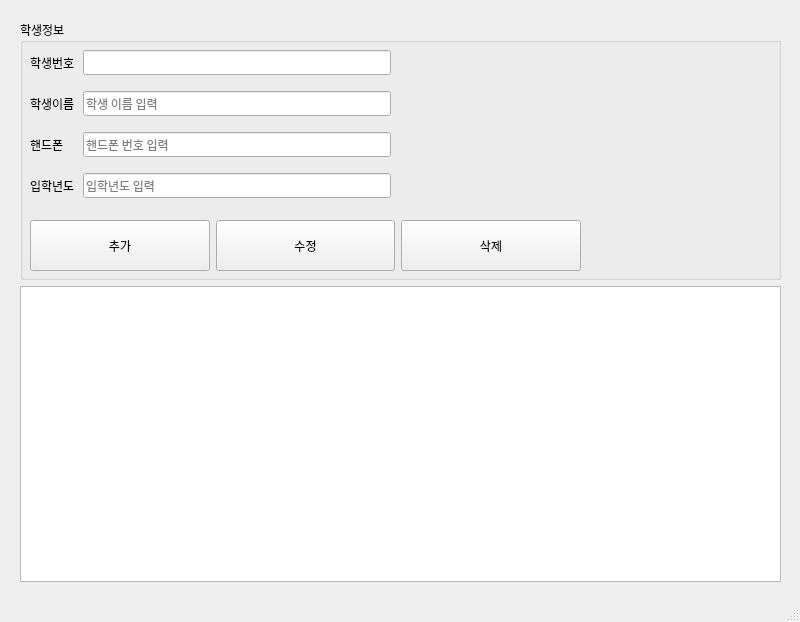
<?xml version="1.0" encoding="UTF-8"?>
<ui version="4.0">
 <class>MainWindow</class>
 <widget class="QMainWindow" name="MainWindow">
  <property name="geometry">
   <rect>
    <x>0</x>
    <y>0</y>
    <width>800</width>
    <height>600</height>
   </rect>
  </property>
  <property name="sizePolicy">
   <sizepolicy hsizetype="Fixed" vsizetype="Fixed">
    <horstretch>0</horstretch>
    <verstretch>0</verstretch>
   </sizepolicy>
  </property>
  <property name="maximumSize">
   <size>
    <width>800</width>
    <height>600</height>
   </size>
  </property>
  <property name="font">
   <font>
    <family>NanumGothic</family>
    <pointsize>9</pointsize>
   </font>
  </property>
  <property name="windowTitle">
   <string>MainWindow</string>
  </property>
  <widget class="QWidget" name="centralwidget">
   <property name="minimumSize">
    <size>
     <width>800</width>
     <height>600</height>
    </size>
   </property>
   <widget class="QWidget" name="verticalLayoutWidget">
    <property name="geometry">
     <rect>
      <x>20</x>
      <y>20</y>
      <width>761</width>
      <height>562</height>
     </rect>
    </property>
    <layout class="QVBoxLayout" name="verticalLayout">
     <item>
      <layout class="QHBoxLayout" name="horizontalLayout">
       <property name="sizeConstraint">
        <enum>QLayout::SetFixedSize</enum>
       </property>
       <item>
        <widget class="QGroupBox" name="groupBox">
         <property name="enabled">
          <bool>true</bool>
         </property>
         <property name="sizePolicy">
          <sizepolicy hsizetype="MinimumExpanding" vsizetype="Minimum">
           <horstretch>0</horstretch>
           <verstretch>0</verstretch>
          </sizepolicy>
         </property>
         <property name="minimumSize">
          <size>
           <width>0</width>
           <height>0</height>
          </size>
         </property>
         <property name="title">
          <string>학생정보</string>
         </property>
         <widget class="QWidget" name="verticalLayoutWidget_2">
          <property name="geometry">
           <rect>
            <x>10</x>
            <y>20</y>
            <width>361</width>
            <height>171</height>
           </rect>
          </property>
          <layout class="QVBoxLayout" name="verticalLayout_2">
           <item>
            <layout class="QHBoxLayout" name="horizontalLayout_3">
             <item>
              <widget class="QLabel" name="label">
               <property name="text">
                <string>학생번호 </string>
               </property>
              </widget>
             </item>
             <item>
              <widget class="QLineEdit" name="input_std_id">
               <property name="enabled">
                <bool>true</bool>
               </property>
               <property name="inputMask">
                <string/>
               </property>
               <property name="dragEnabled">
                <bool>false</bool>
               </property>
               <property name="readOnly">
                <bool>true</bool>
               </property>
               <property name="clearButtonEnabled">
                <bool>false</bool>
               </property>
              </widget>
             </item>
            </layout>
           </item>
           <item>
            <layout class="QHBoxLayout" name="horizontalLayout_4">
             <item>
              <widget class="QLabel" name="label_2">
               <property name="text">
                <string>학생이름 </string>
               </property>
              </widget>
             </item>
             <item>
              <widget class="QLineEdit" name="input_std_name">
               <property name="inputMask">
                <string/>
               </property>
               <property name="frame">
                <bool>true</bool>
               </property>
               <property name="placeholderText">
                <string>학생 이름 입력</string>
               </property>
              </widget>
             </item>
            </layout>
           </item>
           <item>
            <layout class="QHBoxLayout" name="horizontalLayout_5">
             <item>
              <widget class="QLabel" name="label_3">
               <property name="text">
                <string>핸드폰     </string>
               </property>
              </widget>
             </item>
             <item>
              <widget class="QLineEdit" name="input_std_mobile">
               <property name="inputMask">
                <string/>
               </property>
               <property name="placeholderText">
                <string>핸드폰 번호 입력</string>
               </property>
              </widget>
             </item>
            </layout>
           </item>
           <item>
            <layout class="QHBoxLayout" name="horizontalLayout_6">
             <item>
              <widget class="QLabel" name="label_4">
               <property name="text">
                <string>입학년도 </string>
               </property>
              </widget>
             </item>
             <item>
              <widget class="QLineEdit" name="input_std_regyear">
               <property name="inputMask">
                <string/>
               </property>
               <property name="placeholderText">
                <string>입학년도 입력</string>
               </property>
              </widget>
             </item>
            </layout>
           </item>
          </layout>
         </widget>
         <widget class="QWidget" name="horizontalLayoutWidget_7">
          <property name="geometry">
           <rect>
            <x>10</x>
            <y>200</y>
            <width>551</width>
            <height>51</height>
           </rect>
          </property>
          <layout class="QHBoxLayout" name="horizontalLayout_8">
           <item>
            <widget class="QPushButton" name="btn_add">
             <property name="sizePolicy">
              <sizepolicy hsizetype="Minimum" vsizetype="MinimumExpanding">
               <horstretch>0</horstretch>
               <verstretch>0</verstretch>
              </sizepolicy>
             </property>
             <property name="minimumSize">
              <size>
               <width>0</width>
               <height>0</height>
              </size>
             </property>
             <property name="text">
              <string>추가</string>
             </property>
            </widget>
           </item>
           <item>
            <widget class="QPushButton" name="btn_mod">
             <property name="sizePolicy">
              <sizepolicy hsizetype="Minimum" vsizetype="MinimumExpanding">
               <horstretch>0</horstretch>
               <verstretch>0</verstretch>
              </sizepolicy>
             </property>
             <property name="text">
              <string>수정</string>
             </property>
            </widget>
           </item>
           <item>
            <widget class="QPushButton" name="btn_del">
             <property name="sizePolicy">
              <sizepolicy hsizetype="Minimum" vsizetype="MinimumExpanding">
               <horstretch>0</horstretch>
               <verstretch>0</verstretch>
              </sizepolicy>
             </property>
             <property name="text">
              <string>삭제</string>
             </property>
            </widget>
           </item>
          </layout>
         </widget>
        </widget>
       </item>
       <item>
        <spacer name="verticalSpacer">
         <property name="orientation">
          <enum>Qt::Vertical</enum>
         </property>
         <property name="sizeType">
          <enum>QSizePolicy::Fixed</enum>
         </property>
         <property name="sizeHint" stdset="0">
          <size>
           <width>0</width>
           <height>260</height>
          </size>
         </property>
        </spacer>
       </item>
      </layout>
     </item>
     <item>
      <layout class="QHBoxLayout" name="horizontalLayout_2">
       <property name="sizeConstraint">
        <enum>QLayout::SetFixedSize</enum>
       </property>
       <item>
        <widget class="QTableWidget" name="tbl_student">
         <property name="sizePolicy">
          <sizepolicy hsizetype="MinimumExpanding" vsizetype="MinimumExpanding">
           <horstretch>0</horstretch>
           <verstretch>0</verstretch>
          </sizepolicy>
         </property>
         <property name="minimumSize">
          <size>
           <width>0</width>
           <height>0</height>
          </size>
         </property>
         <property name="maximumSize">
          <size>
           <width>16777213</width>
           <height>300</height>
          </size>
         </property>
        </widget>
       </item>
      </layout>
     </item>
    </layout>
   </widget>
  </widget>
  <widget class="QStatusBar" name="statusbar"/>
 </widget>
 <resources/>
 <connections/>
</ui>
